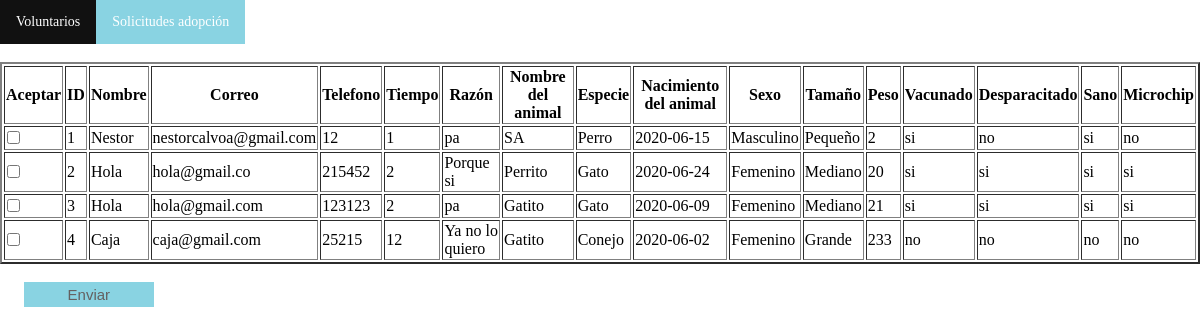
Before: /php/solicitudes_add.php with the older database file.
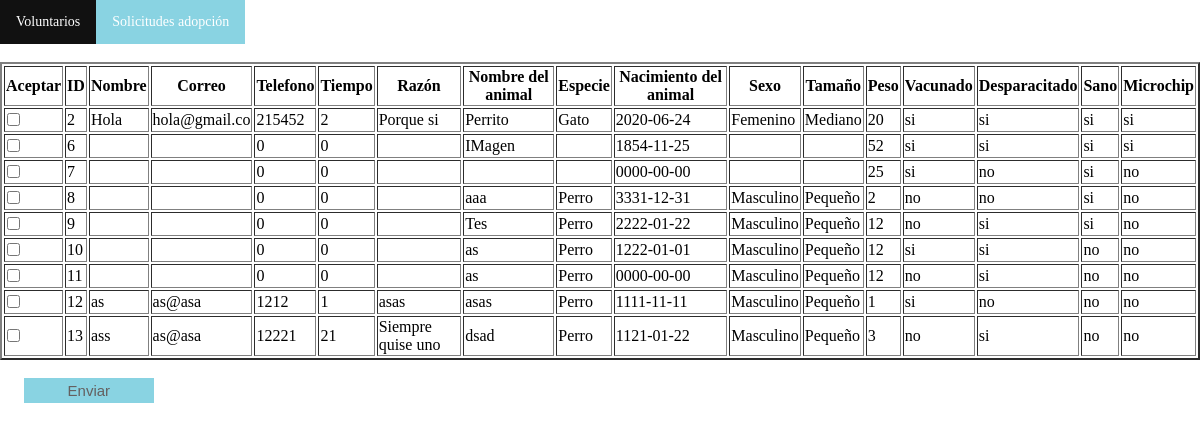
After: the same page with the newer database file.
### tables this page shows
CREATE TABLE `dar_adopcion` (
  `id` int(11) NOT NULL,
  `nombre` text NOT NULL,
  `correo` text NOT NULL,
  `tel` int(11) NOT NULL,
  `tiempo` int(11) NOT NULL,
  `razón` text NOT NULL,
  `nombre_animal` text NOT NULL,
  `especie` text NOT NULL,
  `nacimiento_animal` date NOT NULL,
  `sexo` text NOT NULL,
  `tamaño` text NOT NULL,
  `peso` int(5) NOT NULL,
  `vacunado` text NOT NULL,
  `desparacitado` text NOT NULL,
  `sano` text NOT NULL,
  `microchip` text NOT NULL,
  `revisado` varchar(255) NOT NULL DEFAULT 'no',
  `img_animal` mediumblob DEFAULT NULL
);

### php/solicitudes_add.php (the view, shortened to what this page needs)
<!DOCTYPE html>
<html lang="en">
<head>
    <link rel="stylesheet" href="../css/style_admin.css">
</head>
<body>
    <ul>
        <li><a href="../php//voluntarios_add.php">Voluntarios</a></li>
        <li><a class="active" href="../php/solicitudes_add.php">Solicitudes adopción</a></li>
        <li><a href="../php/adopcion_acept.php">Solicitudes adopción</a></li>
        <li style="float:right"><a href="../index.html" id="close_sesion">Cerrar sesion</a></li>
    </ul>
    <br>
    <table border = '2'>
        <tr>
            <th>Aceptar</th>
            <th>ID</th>
            <th>Nombre</th>
            <th>Correo</th>
            <th>Telefono</th>
            <th>Tiempo</th>
            <th>Razón</th>
            <th>Nombre del animal</th>
            <th>Especie</th>
            <th>Nacimiento del animal</th>
            <th>Sexo</th>
            <th>Tamaño</th>
            <th>Peso</th>
            <th>Vacunado</th>
            <th>Desparacitado</th>
            <th>Sano</th>
            <th>Microchip</th>
        </tr>
    <?php
        $conectar = new mysqli('localhost', 'root', '', 'happy_animals');
        $conectar->set_charset("utf8");
        $sql = "SELECT * FROM dar_adopcion WHERE revisado = 'no'";
        $ejecutar = $conectar->query($sql);
        if(!$ejecutar){
            echo "Hubo error al ejectuar la cola";
            echo "<br>";
            echo $conectar->error;
        }
        else{
        ?>
        <?php
                while($rows = mysqli_fetch_array($ejecutar)){
                    echo "<form method='post' name='check_solicitudes' id = 'check_solicitudes' action='check.php'>";
                    echo "<tr>";
                    echo "<td>";
                    ?>
                    <input type='checkbox' id =<?php echo $rows['id'] ?>  name=<?php echo $rows['id'] ?>>
        <?php
                    echo "</td>";
                    echo "<td>" .  $rows['id'] . "</td>" ;
                    echo "<td>" .  $rows['nombre'] . "</td>" ;
                    echo "<td>" .  $rows['correo'] . "</td>" ;
                    echo "<td>" .  $rows['tel'] . "</td>" ;
                    echo "<td>" .  $rows['tiempo'] . "</td>" ;
                    echo "<td>" .  $rows['razón'] . "</td>" ;
                    echo "<td>" .  $rows['nombre_animal'] . "</td>" ;
                    echo "<td>" .  $rows['especie'] . "</td>" ;
                    echo "<td>" .  $rows['nacimiento_animal'] . "</td>" ;
                    echo "<td>" .  $rows['sexo'] . "</td>" ;
                    echo "<td>" .  $rows['tamaño'] . "</td>" ;
                    echo "<td>" .  $rows['peso'] . "</td>" ;
                    echo "<td>" .  $rows['vacunado'] . "</td>" ;
                    echo "<td>" .  $rows['desparacitado'] . "</td>" ;
                    echo "<td>" .  $rows['sano'] . "</td>" ;
                    echo "<td>" .  $rows['microchip'] . "</td>" ;
                    echo "</tr>";
                }
        ?>
    </table>
                <br>
                <input type="submit" value="Enviar">
        <?php
            }
        ?>
</body>
</html>

### css/style_admin.css (style rules this page uses)
body { margin: 0; }
ul { list-style-type: none; margin: 0; padding: 0; overflow: hidden; }
li { float: left; }
li a { display: block; color: white; text-align: center; padding: 14px 16px; text-decoration: none; font-family: Bahnschrift; font-size: 14px; }
.active { background-color: #89d3e2; }
input { border: none; border-bottom: 1px solid #8b9191; margin-left: 2%; }
input[type=submit] { border: none; background-color: #89d3e2; color: #646060; font-size: 15px; padding: 4px; width: 10.8%; margin-left: 2%; }

Changed rows visible on the page:
no longer on this page (row edited): dar_adopcion: id "1", nombre "Nestor", correo "nestorcalvoa@gmail.com", tel "12", tiempo "1", razón "pa", nombre_animal "SA", especie "Perro", nacimiento_animal "2020-06-15", sexo "Masculino", tamaño "Pequeño", peso "2", vacunado "si", desparacitado "no", sano "si", microchip "no"
no longer on this page (row edited): dar_adopcion: id "3", nombre "Hola", correo "hola@gmail.com", tel "123123", tiempo "2", razón "pa", nombre_animal "Gatito", especie "Gato", nacimiento_animal "2020-06-09", sexo "Femenino", tamaño "Mediano", peso "21", vacunado "si", desparacitado "si", sano "si", microchip "si"
no longer on this page (row edited): dar_adopcion: id "4", nombre "Caja", correo "caja@gmail.com", tel "25215", tiempo "12", razón "Ya no lo quiero", nombre_animal "Gatito", especie "Conejo", nacimiento_animal "2020-06-02", sexo "Femenino", tamaño "Grande", peso "233", vacunado "no", desparacitado "no", sano "no", microchip "no"
added dar_adopcion: id "6", tel "0", tiempo "0", nombre_animal "IMagen", nacimiento_animal "1854-11-25", peso "52", vacunado "si", desparacitado "si", sano "si", microchip "si"
added dar_adopcion: id "7", tel "0", tiempo "0", nacimiento_animal "0000-00-00", peso "25", vacunado "si", desparacitado "no", sano "si", microchip "no"
added dar_adopcion: id "8", tel "0", tiempo "0", nombre_animal "aaa", especie "Perro", nacimiento_animal "3331-12-31", sexo "Masculino", tamaño "Pequeño", peso "2", vacunado "no", desparacitado "no", sano "si", microchip "no"
added dar_adopcion: id "9", tel "0", tiempo "0", nombre_animal "Tes", especie "Perro", nacimiento_animal "2222-01-22", sexo "Masculino", tamaño "Pequeño", peso "12", vacunado "no", desparacitado "si", sano "si", microchip "no"
added dar_adopcion: id "10", tel "0", tiempo "0", nombre_animal "as", especie "Perro", nacimiento_animal "1222-01-01", sexo "Masculino", tamaño "Pequeño", peso "12", vacunado "si", desparacitado "si", sano "no", microchip "no"
added dar_adopcion: id "11", tel "0", tiempo "0", nombre_animal "as", especie "Perro", nacimiento_animal "0000-00-00", sexo "Masculino", tamaño "Pequeño", peso "12", vacunado "no", desparacitado "si", sano "no", microchip "no"
added dar_adopcion: id "12", nombre "as", correo "as@asa", tel "1212", tiempo "1", razón "asas", nombre_animal "asas", especie "Perro", nacimiento_animal "1111-11-11", sexo "Masculino", tamaño "Pequeño", peso "1", vacunado "si", desparacitado "no", sano "no", microchip "no"
added dar_adopcion: id "13", nombre "ass", correo "as@asa", tel "12221", tiempo "21", razón "Siempre quise uno", nombre_animal "dsad", especie "Perro", nacimiento_animal "1121-01-22", sexo "Masculino", tamaño "Pequeño", peso "3", vacunado "no", desparacitado "si", sano "no", microchip "no"
